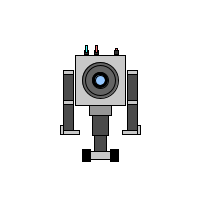
Frame 1 (no input)
Frame 60 (the mouse pressed at the canvas centre just before this capture): identical to frame 1, image omitted
Frame 120 (the mouse held since frame 60 and released just before this capture): identical to frame 1, image omitted

The Processing sketch that drew this single still picture (run headless with seeded random() and noise(); from frame 60 on, the mouse is pressed at the canvas centre):

// Processing sketch: ButterRobot
// ── ButterRobot.pde

/* The robot's midpoint */
final int MIDPOINT_X = 100;
final int MIDPOINT_Y = 80;

void setup()
{
  size(200, 200);
  smooth();
  frameRate(30);
}

void draw()
{
  background(255);
  ellipseMode(CENTER);
  fill(color(75));
  rectMode(CENTER);
  
  //Leg
  rect(100, 136, 12, 30); // bottom 
  rect(100, 115, 16, 40); // middle 
  fill(color(150, 150,150)); // top 
  rect(100, 90, 22, 50);
  fill(color(200));
  rect(100, 155, 25, 8);
  fill(color(0));
  rect(86, 155, 8, 12); // wheel
  rect(114, 155, 8, 12); // wheel
  
  // body
  fill(color(200)); 
  rect(100, MIDPOINT_Y, 50, 50); 
  
  // Wire blocks
  fill(color(50, 50, 50));
  rect(86, 52, 4,4);
  rect(96, 52, 4, 4);
  rect(116, 52, 4, 4);
  
  // Wires 
  fill(color(50, 250, 250));
  rect(86, 49, 2, 7);
  fill(color(250, 100, 100));
  rect(96, 49, 2, 7);
  rect(116, 49, 2, 2);

  // Eye
  fill(color(100));
  ellipse(100, MIDPOINT_Y, 36, 36); // outer eye
  ellipse(100, MIDPOINT_Y, 30, 30); // inner eye
  fill(color(0));
  ellipse(100, MIDPOINT_Y, 16, 16); // inner eye
  fill(color(150,200,255));
  ellipse(100, MIDPOINT_Y, 10, 10); // eyeball
  drawArms();
}

void drawArms()
{
  fill(color(75));
  rectMode(CORNER);
  
  int len = 60;
  
  rect(63, 70, 10, 60); // left arm
  fill(color(200,200,200));
  rect(63, 100, 10, 4); // elbow
  rect(63, 70, 10, 4); //shoulder
  rect(63, 130, 16, 4); //left hand
  rect(60, 125, 3, 9);
  
  fill(color(75));
  rect(127, 70, 10, 60); // right arm
  fill(color(200,200,200));
  rect(127, 100, 10, 4); // elbow
  rect(127, 70, 10, 4); //shoulder
  rect(122, 130, 16, 4); //left hand
  rect(137, 125, 3, 9);
  
}
